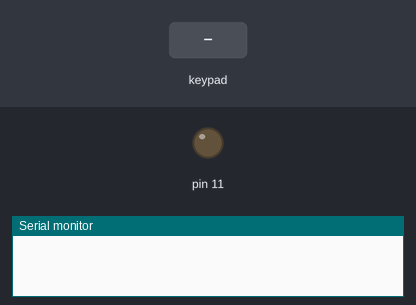
Simulated run of this program. Board: Arduino Uno, built with avr-gcc and run on an emulated ATmega328P. Shown: output pins drawn as LEDs (lit = HIGH), the last lines printed to the serial monitor. The test bench sets the inputs (shaded band).

Above: at 1.2 s.
1.3 s: key '1' pressed
At 2.2 s:
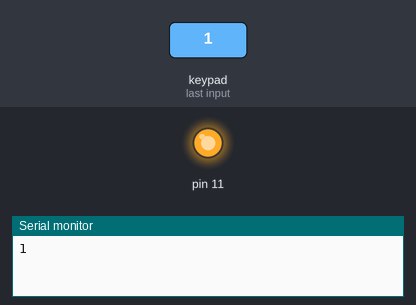
2.8 s: keypad keys 5 4 3 2 pressed 0.4 s apart
5.9 s: key 'A' pressed
7.4 s: keypad keys 5 4 3 2 # pressed 0.4 s apart
10.9 s: key 'B' pressed
12.4 s: keypad keys 5 4 3 2 * pressed 0.4 s apart
Timing chart, 0 to 15.4 s (numbered marks = the images above; inputs shaded):
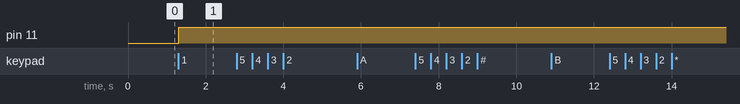

Measured:
- after the input at 1.3 s, pin 11: LOW → HIGH at once

The program:

main.cpp
```cpp
#include <Arduino.h>
#include <Keypad.h>

const byte COLS = 4;
const byte ROWS = 4;
const int RED_LED = 13;
const int BLUE_LED = 11;
const int GREEN_LED = 12;

bool isProgramMode = 1;
bool isPromptingProgramMode = 0;

char hexaKeys[ROWS][COLS] = {
  {'1', '2', '3', 'A'},
  {'4', '5', '6', 'B'},
  {'7', '8', '9', 'C'},
  {'*', '0', '#', 'D'}
};

byte colPins[ROWS] = {5, 4, 3, 2};
byte rowPins[COLS] = {9, 8, 7, 6};


// Interface with keypad
Keypad customKeypad = Keypad(makeKeymap(hexaKeys), rowPins, colPins, ROWS, COLS);

// entered keys
char keypadSeq[4];
char password[4];

//Private Helper for Sound

void activateLight(int lightPin) {
  digitalWrite(lightPin, HIGH);
  digitalWrite(lightPin, LOW);
}
// End Private Helper

// Private Helpers Keypad
int getSizeOfNonZeroChars() {
  int count = 0;
  for (int i = 0; i < 4; i++) if (keypadSeq[i]) ++count;
  return count;
}

void addToKeySeq(char button) {
    Serial.println(button);
    for (int i = 0; i < 4; i++) {
      if (!keypadSeq[i]) {
        keypadSeq[i] = button;
        return;
      }
    }
}

int comparePassword() {
  for (int i = 0; i < 4; i++) {
    if (password[i] != keypadSeq[i]) {
      return 0;
    }
  }
  return 1;
}

void setKeysTo0() {
  for (int i = 0; i < 4; i++) keypadSeq[i] = 0;
}

void setPasswordToKeypadSeq() {
  for (int i = 0; i < 4; i++) {
    password[i] = keypadSeq[i];
  }
  Serial.println("Password is set... Program mode turning off!");
  isProgramMode = 0;
}

void checkPassword() {
  int isPassword = comparePassword();
  if (isPassword) {
    Serial.println("Password Matches with Keypad Sequence");
    if (isPromptingProgramMode) isProgramMode = 1;
  } else {
    Serial.println("NO MATCH!");
  }
  isPromptingProgramMode = 0;
}

void takeKeyActions(char button, void (*terminationAction)()) {
  int size = getSizeOfNonZeroChars();
  if (button != '#' && button != '*' && size < 4) {
    addToKeySeq(button);
  } else if (button == '#') {
    terminationAction();
    setKeysTo0();
  } else if (size == 4) {
    Serial.println("Too many key sequences, resetting...");
    setKeysTo0();
  }
}

void enterProgramMode(char button) {
  if (isProgramMode) {
    Serial.println("Programming Mode is already enabled");
    return;
  }
  Serial.println("Entering Programing Mode");
  Serial.println("Enter Password");

  isPromptingProgramMode = 1;
  takeKeyActions(button, checkPassword);
}


void performKeyChecks(char button) {
  if (isProgramMode) {
    takeKeyActions(button, setPasswordToKeypadSeq);
  }
  else if (button == '*') {
    enterProgramMode(button);
  }
  else {
    takeKeyActions(button, checkPassword);
  }
}
// End Private helpers


void setup() {
  Serial.begin(9600);
  pinMode(11, OUTPUT);
}

void loop() {
  char button = customKeypad.getKey();
  if (button) {
    performKeyChecks(button);
    digitalWrite(11, HIGH);
  }

}
```
